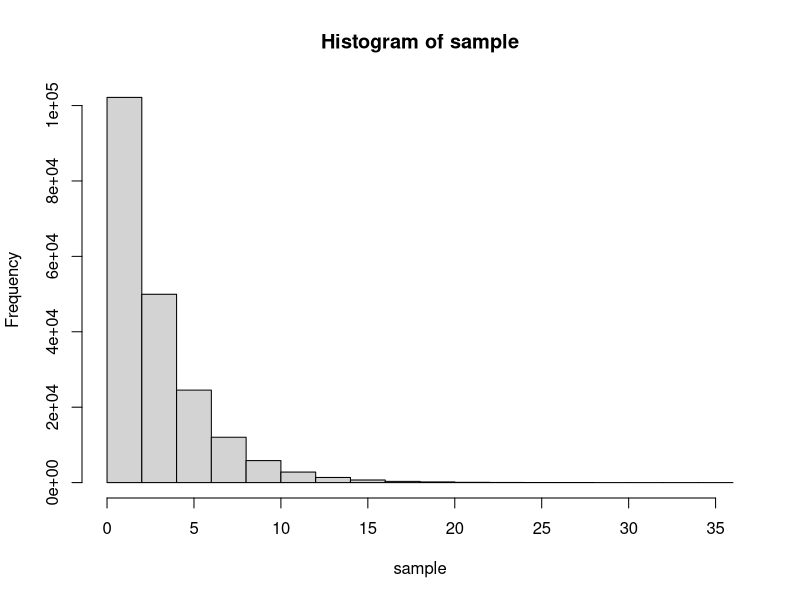

Write R code to recreate this figure.
# Geometric distribution 

p=0.3
PMF = function(p,k) (1-p)^(k-1)*p

k=1:200000
#plot(k,PMF(p,k))
print(sum(k*PMF(p,k))) # Expected
print(sum((k-1/p)^2*PMF(p,k))) #var


sample=rgeom (200000,p) +1 #geometric distribution 
print(head(sample,30))
hist(sample)
print(mean(sample))
print(var(sample))

print(sum(PMF(p,1:4)))
print(mean(sample<=4))